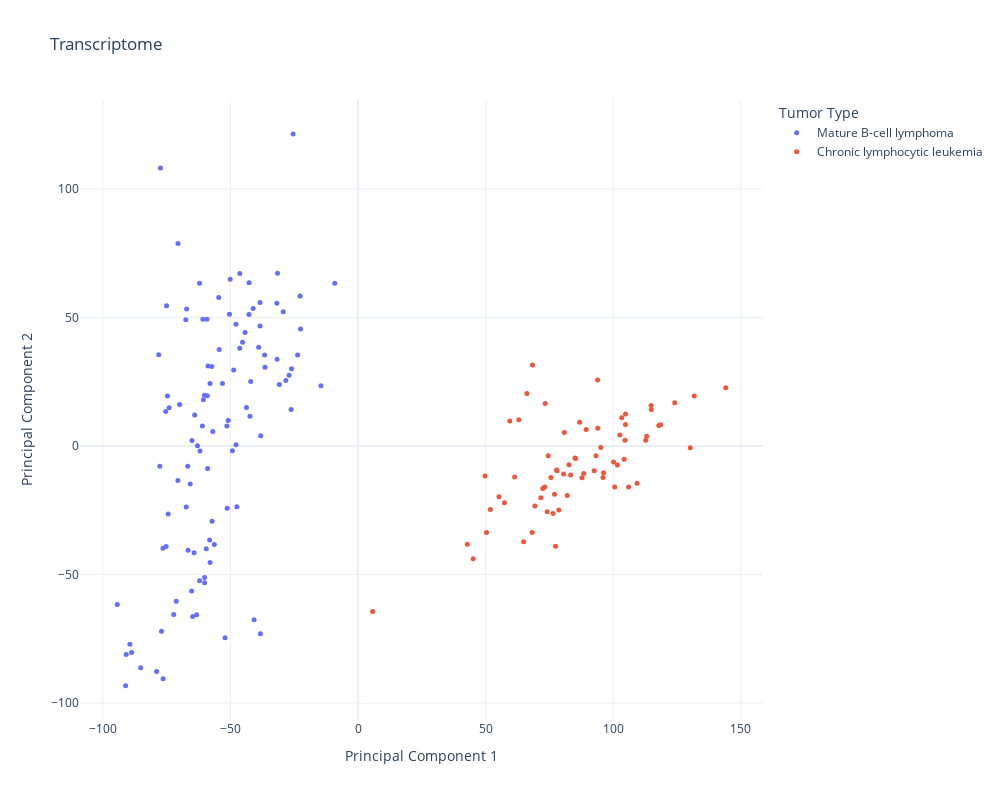

The notebook cell saved with this chart:
### Code cell
import plotly.express as px
import numpy as np

def plot_PCA_withlabels(proj_data, labels):
    
    fig = px.scatter(
        x=proj_data[:, 0], 
        y=proj_data[:, 1], 
        color=labels, 
        title='Transcriptome',
        labels={'x': 'Principal Component 1', 'y': 'Principal Component 2', 'color': 'Tumor Type'},
        width=1000, height=800
    )

    fig.update_traces(marker=dict(size=5)) 
    fig.update_layout(template='plotly_white')

    fig.show()
    
    unique_labels = np.unique(labels)
    label_mapping = {label: idx for idx, label in enumerate(unique_labels)}
    label_integers = np.array([label_mapping[label] for label in labels])

    return label_integers


labels_blood = blood_expression_df.columns.map(tumortype_dict)
blood_label_integers = plot_PCA_withlabels(blood_proj_data, labels_blood)

### Figure 1 — Plotly figure (JSON) as saved in the notebook; plotly's stock layout.template omitted (floating-point values rounded to 4 significant figures)
{"data": [{"hovertemplate": "Tumor Type=Mature B-cell lymphoma<br>Principal Component 1=%{x}<br>Principal Component 2=%{y}<extra></extra>", "legendgroup": "Mature B-cell lymphoma", "marker": {"color": "#636efa", "size": 5, "symbol": "circle"}, "mode": "markers", "name": "Mature B-cell lymphoma", "orientation": "v", "showlegend": true, "type": "scatter", "x": [-78.95, -46.35, -65.09, -62.13, -89.44, -66.75, -31.74, -14.55, -46.39, -48.76, -77.71, -75.4, -50.4, -74.05, -58.18, -88.77, -74.44, -67.51, -38.95, -63.25, -57.21, -38.41, -36.63, -77.04, -57.35, -72.25, -38.17, -60.13, -71.27, -65.8, -42.71, -70.58, -58.83, -66.66, -42.37, -64.82, -50.13, -26.07, -54.62, -69.95, -60.83, -47.86, -26.25, -30.83, -52.13, -59.5, -9.137, -51.3, -36.48, -65.25, -54.43, -94.38, -42.77, -91.11, -22.55, -31.56, -61.02, -75.06, -29.34, -76.46, -53.15, -25.47, -38.27, -60.64, -42.08, -22.72, -74.72, -31.83, -40.77, -64.03, -45.3, -62.96, -49.26, -44.28, -60.16, -47.86, -56.96, -62.1, -56.35, -28.3, -64.28, -78.13, -41.12, -77.45, -43.74, -47.5, -75.25, -50.91, -67.35, -90.88, -60.23, -67.2, -23.7, -58.01, -27.03, -70.62, -59.1, -59.19, -61.97, -38.44, -76.43, -58.96, -51.42, -85.22, -58.03], "xaxis": "x", "y": [-87.73, 67.08, 2.153, 63.32, -77.17, -7.918, 33.67, 23.43, 37.96, 29.56, -7.943, 13.41, 51.22, 14.82, -36.59, -80.37, -26.51, 49.09, 38.37, -65.64, -29.24, 46.62, 35.36, -72.08, 30.89, -65.54, 3.967, -53.25, -60.43, -14.79, 63.45, 78.69, 31.11, -40.54, 11.58, -66.31, 64.81, 30.03, 57.76, 16.11, 49.26, 0.4463, 14.19, 23.87, -74.63, -39.96, 63.23, -24.2, 30.6, -56.46, 37.54, -61.68, 51.08, -93.32, 45.47, 67.15, 7.712, 54.52, 52.18, -39.8, 24.31, 121.3, -73.02, 17.96, 25.09, 58.36, 19.4, 55.51, -67.62, 12.03, 40.31, 0.05192, -1.839, 44.11, -51.21, 47.31, 5.569, -52.43, -38.29, 25.44, -41.54, 35.45, 53.47, 108.1, 14.97, -23.68, -39.08, 9.908, -23.71, -81.06, 19.75, 53.3, 35.38, -45.33, 27.45, -13.45, 19.53, 49.32, -2.008, 55.82, -90.58, -8.76, 7.744, -86.24, 24.26], "yaxis": "y"}, {"hovertemplate": "Tumor Type=Chronic lymphocytic leukemia<br>Principal Component 1=%{x}<br>Principal Component 2=%{y}<extra></extra>", "legendgroup": "Chronic lymphocytic leukemia", "marker": {"color": "#EF553B", "size": 5, "symbol": "circle"}, "mode": "markers", "name": "Chronic lymphocytic leukemia", "orientation": "v", "showlegend": true, "type": "scatter", "x": [124.1, 78.71, 103.4, 78.02, 75.61, 83.33, 106.0, 69.31, 104.8, 144.1, 89.41, 115.0, 5.703, 72.41, 77.4, 81.99, 63.02, 74.15, 88.46, 64.9, 104.8, 66.19, 113.1, 112.7, 130.2, 109.4, 86.85, 87.75, 50.35, 74.52, 51.87, 73.19, 102.6, 80.57, 117.9, 77.81, 55.24, 80.83, 73.36, 68.36, 100.6, 71.64, 82.67, 85.25, 131.8, 104.6, 100.1, 95.14, 57.4, 42.84, 93.24, 96.01, 68.26, 85.04, 114.9, 76.46, 118.6, 92.56, 49.78, 93.88, 77.01, 61.38, 101.7, 59.49, 96.24, 93.94, 45.14, 104.3], "xaxis": "x", "y": [16.79, -24.93, 10.95, -9.623, -12.28, -11.34, -15.98, -23.33, 8.313, 22.67, 6.373, 14.14, -64.35, -16.59, -39.06, -19.27, 10.19, -25.63, -10.7, -37.21, 12.46, 20.37, 3.734, 2.218, -0.7317, -14.51, 9.253, -12.41, -33.69, -3.775, -24.76, -15.96, 4.216, -10.94, 7.925, -9.35, -19.81, 5.208, 16.53, 31.52, -15.96, -20.14, -7.285, -4.925, 19.38, 2.167, -6.267, -0.6192, -22.12, -38.27, -3.813, -12.24, -33.64, -4.685, 15.72, -26.28, 8.28, -9.651, -11.72, 25.66, -18.75, -12.08, -7.448, 9.693, -10.46, 6.86, -43.87, -5.171], "yaxis": "y"}], "layout": {"height": 800, "legend": {"title": {"text": "Tumor Type"}, "tracegroupgap": 0}, "title": {"text": "Transcriptome"}, "width": 1000, "xaxis": {"anchor": "y", "domain": [0, 1], "title": {"text": "Principal Component 1"}}, "yaxis": {"anchor": "x", "domain": [0, 1], "title": {"text": "Principal Component 2"}}}}
